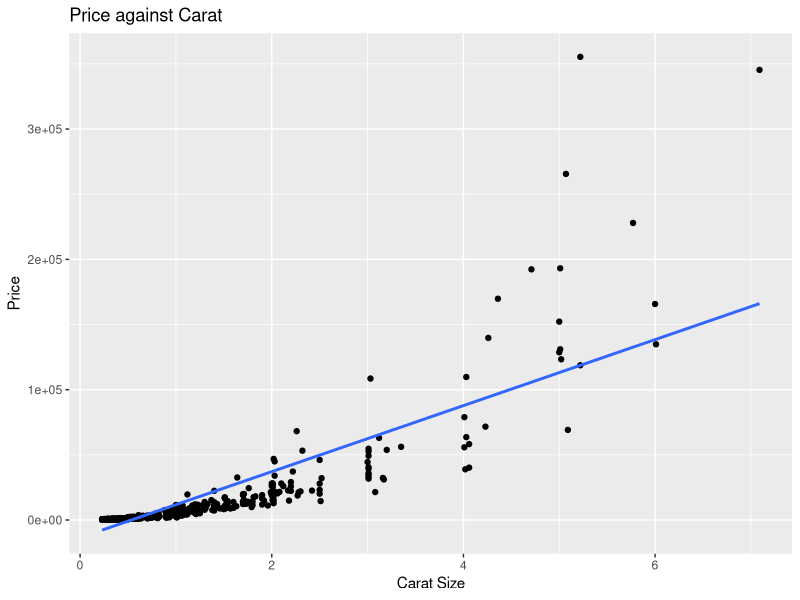
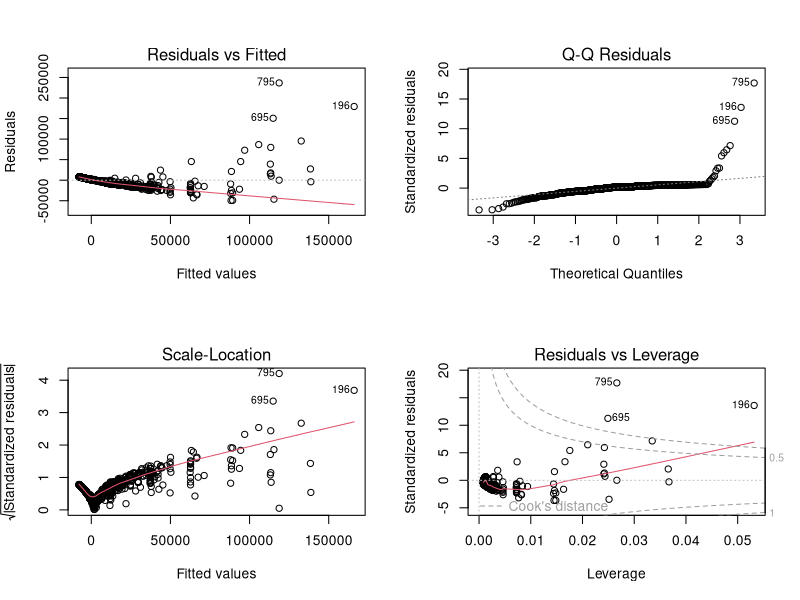

Write R code to recreate these figures, in order. (Note: this script raises an error after producing the figures.)
## ---- chunk 1
library(tidyverse)
library(ggplot2)
library(MASS)
library(broom)
Data<-read.csv("diamonds4.csv", header=TRUE)
ggplot2::ggplot(Data, aes(x=carat,y=price))+
  geom_point()+
  geom_smooth(method = "lm", se=FALSE)+
  labs(x="Carat Size", y="Price", title="Price against Carat")
## ---- chunk 2
result_carat<-lm(price~carat,data=Data)
par(mfrow=c(2,2))
plot(result_carat)
## ---- chunk 3
MASS::boxcox(result_carat, lambda = seq(0.25, 0.35, 0.01))
## ---- chunk 4
ystar2<-(Data$price) ** 0.3
Data<-data.frame(Data,ystar2)
ystar2_result<-lm(ystar2~carat,data=Data)
par(mfrow=c(2,2))
plot(ystar2_result)
## ---- chunk 5
ystar<-log(Data$price)
Data<-data.frame(Data,ystar)
ystar_result<-lm(ystar~carat,data=Data)
ggplot2::ggplot(Data, aes(x=carat,y=ystar))+
  geom_point()+
  geom_smooth(method = "lm", se=FALSE)+
  labs(x="Carat Size", y="Log(y)", title="Ystar against Carat")
par(mfrow=c(2,2))
plot(ystar_result)
## ---- chunk 6
xstar<-log(Data$carat)
Data<-data.frame(Data,xstar)
xstar_result<-lm(ystar~xstar,data=Data)
ggplot2::ggplot(Data, aes(x=xstar,y=ystar))+
  geom_point()+
  geom_smooth(method = "lm", se=FALSE)+
  labs(x="Log(x)", y="Log(y)", title="Ystar against Xstar")
par(mfrow=c(2,2))
plot(xstar_result)
summary(xstar_result)
## ---- chunk 7
acf(xstar_result$residuals, main="ACF Plot of Residuals with ystar and xstar")
## ---- chunk 8
# Refactor the variables to be in categorical order
Data$color <- factor(Data$color, levels=c('D', 'E', 'F', 'G', 'H', 'I', 'J'))
Data$cut <- factor(Data$cut, levels=c('Astor Ideal', 'Ideal', 'Very Good', 'Good'))
Data$clarity <-factor(Data$clarity, levels=c('FL', 'IF', 'VVS1', 'VVS2', 'VS1', 'VS2', 'SI1', 'SI2')) 
## ---- chunk 9
ggplot(Data,aes(x=carat))+ geom_density()+ labs(x="Carat",y="Density",title="Density of Carat")

ggplot2::ggplot(Data, aes(x=carat,y=price))+
  geom_point(alpha=0.2)+
  geom_smooth(se=FALSE)+
  labs(x="Carat Size", y="Price", title="Effect of Carat Size on Price")

ggplot(Data, aes(x=color, y=carat))+
  geom_boxplot(fill="Blue")+
  labs(x="Color", y="Carat", title="Dist of Carat by Color")

ggplot(Data, aes(x=carat, y=price, color=color)) + 
geom_point() + 
geom_smooth(se=FALSE)+
labs(x="Carat", y="Price", title="Effect of Carat Size and Diamond Color on Price", color = "Color") 

ggplot(Data, aes(x=cut, y=carat))+
  geom_boxplot(fill="Blue")+
  labs(x="Cut", y="Carat", title="Dist of Carat by Cut")

ggplot(Data, aes(x=carat, y=price, color=cut)) + 
geom_point() + 
geom_smooth(se=FALSE)+
labs(x="Carat", y="Price", title="Effect of Carat Size and Diamond Cut on Price", color = "Cut") 

ggplot(Data, aes(x=clarity, y=carat))+
  geom_boxplot(fill="Blue")+
  labs(x="Clarity", y="Carat", title="Dist of Carat by Clarity")

ggplot(Data, aes(x=carat, y=price, color=clarity)) + 
geom_point() + 
geom_smooth(se=FALSE)+
labs(x="Carat", y="Price", title="Effect of Carat Size and Diamond Clarity on Price", color = "Clarity") 
